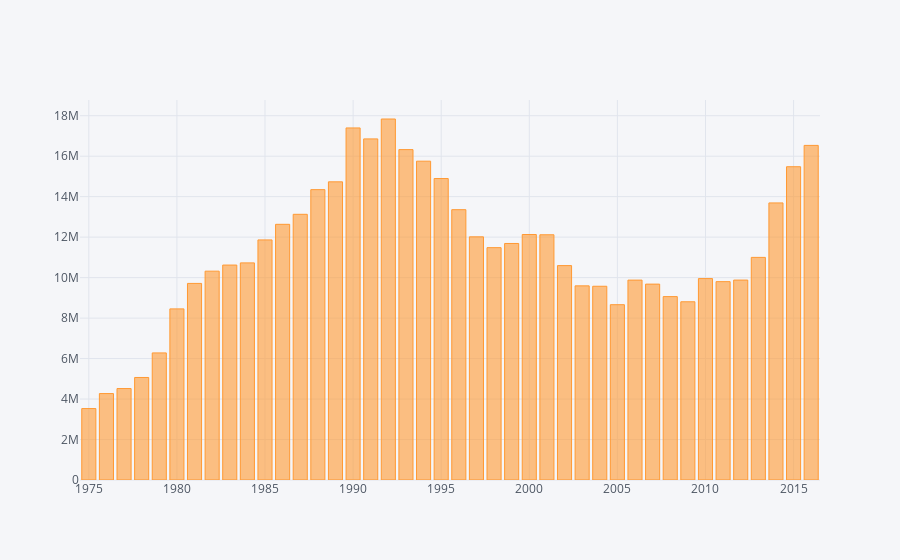

Notebook source saved alongside this figure:
### Code cell
year_refugees.iplot(kind="bar")

### Figure 1 — Plotly figure (JSON) as saved in the notebook; plotly's stock layout.template omitted (floating-point values rounded to 4 significant figures)
{"data": [{"marker": {"color": "rgba(255, 153, 51, 0.6)", "line": {"color": "rgba(255, 153, 51, 1.0)", "width": 1}}, "name": "Refugees", "orientation": "v", "text": "", "type": "bar", "uid": "2dcc9fba-c247-431d-9eab-8678488bbc0d", "x": [1975, 1976, 1977, 1978, 1979, 1980, 2005, 2009, 2008, 2004, 2003, 2007, 1981, 2011, 2006, 2012, 2010, 1982, 2002, 1983, 1984, 2013, 1998, 1999, 1985, 1997, 2001, 2000, 1986, 1987, 1996, 2014, 1988, 1989, 1995, 2015, 1994, 1993, 2016, 1991, 1990, 1992], "y": [3529434, 4270631, 4518659, 5065844, 6279912, 8454937, 8661994, 8806865, 9061589, 9573397, 9592795, 9679646, 9714306, 9800860, 9877695, 9879254, 9952409, 10319369, 10594055, 10620803, 10728326, 11000167, 11480860, 11687225, 11863562, 12015350, 12116835, 12129572, 12633974, 13128347, 13357087, 13690829, 14347051, 14732934, 14896086, 15479355, 15753690, 16325525, 16533413, 16854795, 17395979, 17838074]}], "layout": {"autosize": true, "legend": {"bgcolor": "#F5F6F9", "font": {"color": "#4D5663"}}, "paper_bgcolor": "#F5F6F9", "plot_bgcolor": "#F5F6F9", "titlefont": {"color": "#4D5663"}, "xaxis": {"autorange": true, "gridcolor": "#E1E5ED", "range": [1974.0, 2016.0], "showgrid": true, "tickfont": {"color": "#4D5663"}, "title": "", "titlefont": {"color": "#4D5663"}, "type": "linear", "zerolinecolor": "#E1E5ED"}, "yaxis": {"autorange": true, "gridcolor": "#E1E5ED", "range": [0, 18776920], "showgrid": true, "tickfont": {"color": "#4D5663"}, "title": "", "titlefont": {"color": "#4D5663"}, "type": "linear", "zerolinecolor": "#E1E5ED"}}}
